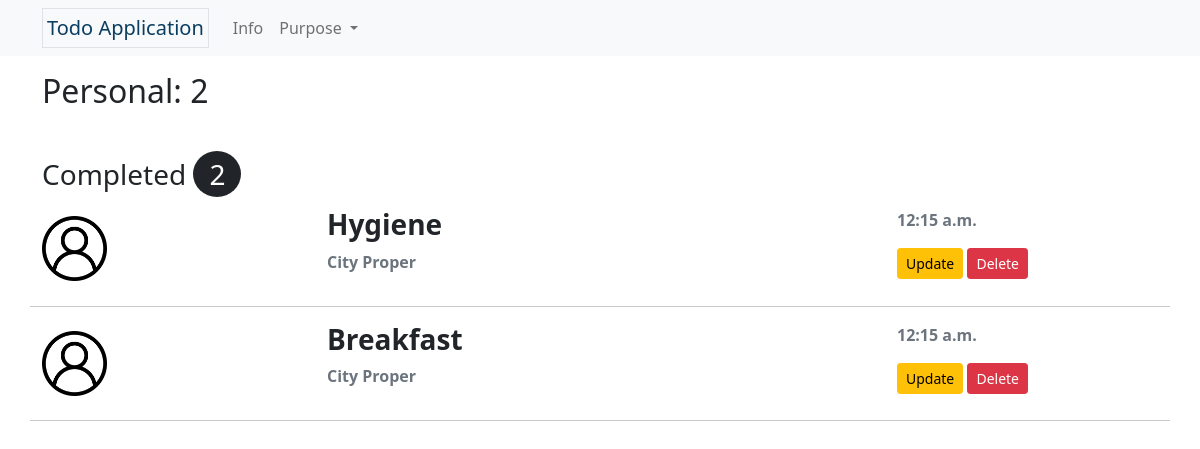
/personal_info, run on the app's committed database.
### lists/models.py (models this page shows, shortened)
class Tasks(models.Model):
     PURPOSE = (
          ('Personal','Personal'),
          ('Fitness','Fitness'),
          ('School', 'School'),
          ('Business','Business'),
          ('Office','Office'),
     )
     PLACE = (
          ('City Proper', 'City Proper'),
          ('Jaro', 'Jaro'),
          ('La Paz', 'La Paz'),
          ('Lapuz', 'Lapuz'),
          ('Mandurriao', 'Mandurriao'),
          ('Molo', 'Molo'),
          ('Villa Arevalo', 'Villa Arevalo'),
          ('Lapuz', 'Lapuz'),
     )
     purpose = models.CharField(max_length=8, choices=PURPOSE, default='Personal')
     title = models.CharField(max_length=50, unique=True)
     completed = models.BooleanField(default=False)
     slug = models.SlugField(max_length=50, unique=True, blank=True)
     place = models.CharField(max_length=16, choices=PLACE, default='City Proper')
     note = models.TextField(max_length=100, blank=True)
     date_created = models.DateTimeField(default=datetime.now, blank=True)

### lists/views.py (the view)
# urls.py: path('personal_info', views.personal, name='personal-info'),
def personal(request):
    personal_items = Tasks.objects.filter(purpose='Personal').all()
    personal_count = Tasks.objects.filter(purpose='Personal').count()
    completed_count = Tasks.objects.filter(purpose='Personal').filter(completed=True).count()
    completed = Tasks.objects.filter(purpose='Personal').filter(completed=True).all().order_by('id')
    context = {'personal_items': personal_items, 'personal_count': personal_count, 'completed': completed, 'completed_count': completed_count}
    return render(request, 'lists/personal.html', context)

### lists/templates/lists/personal.html (shortened to what this page needs)
{% extends 'partials/base.html' %}
{% load static %}
{% load tz %}
{% block content %}
<div class="container">
    <h2 class="mb-4">Personal: {{ personal_count }}</h2>
    {% if completed_count > 0 %}
        <h3 class="mt-5 mb-3">Completed <span class="px-3 py-1 rounded-circle bg-dark text-white">{{ completed_count }}</span></h3>
        {% for task in completed %}
            {% include 'partials/row_item.html' %}
        {% endfor %}
    {% endif %}
</div>
{% endblock content %}

### lists/templates/partials/row_item.html (shortened to what this page needs)
{% load static %}
{% load tz %}
<div class="row">
    <div class="col-3 d-flex align-items-center">
        {% if task.purpose == 'School' %}
            <img src="{% static 'lists/img/school.png' %}" alt="School icon" class="w-25">
        {% elif task.purpose == 'Fitness' %}
            <img src="{% static 'lists/img/fitness.png' %}" alt="Fitness icon" class="w-25">
        {% elif task.purpose == 'Business' %}
            <img src="{% static 'lists/img/stats.png' %}" alt="Business icon" class="w-25">
        {% elif task.purpose == 'Office' %}
            <img src="{% static 'lists/img/work.png' %}" alt="Office icon" class="w-25">
        {% else %}
            <img src="{% static 'lists/img/user.png' %}" alt="Personal icon" class="w-25">
        {% endif %}
    </div>
    <div class="col-6 my-auto">
        <h3 class="fw-bold">{{ task.title|truncatechars:30 }}</h3>
        <p class="text-muted fw-bold">{{ task.place }}</p>
    </div>
    <div class="col-3">
            <p class="text-muted fw-bold">{{ task.date_created|date:'g:i a' }}</p>
            <a href="{% url 'update-task' task.slug %}?next={{ request.path|urlencode }}" class="btn btn-warning btn-sm">Update</a>
            <a href="{% url 'delete-task' task.slug %}?next={{ request.path|urlencode }}" class="btn btn-danger btn-sm">Delete</a>
    </div>
    <hr class="mt-3">
</div>

### lists/static/lists/styles/base.css (style rules this page uses)
* { padding: 0; margin: 0; }

### data on the page
Tasks: title "Hygiene", place "City Proper", date_created "12:15 a.m."
Tasks: title "Breakfast", place "City Proper", date_created "12:15 a.m."

### other printed values
{{ personal_count }} "2"
{{ completed_count }} "2"
